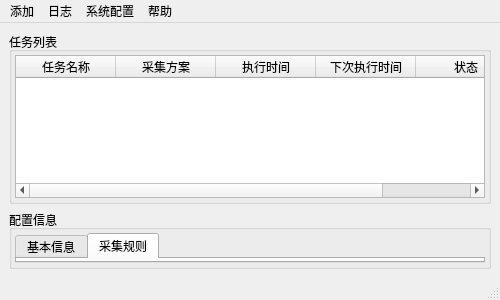
<?xml version="1.0" encoding="UTF-8"?>
<ui version="4.0">
 <class>MainWindow</class>
 <widget class="QMainWindow" name="MainWindow">
  <property name="geometry">
   <rect>
    <x>0</x>
    <y>0</y>
    <width>500</width>
    <height>300</height>
   </rect>
  </property>
  <property name="windowTitle">
   <string>MainWindow</string>
  </property>
  <widget class="QWidget" name="centralwidget">
   <layout class="QVBoxLayout" name="verticalLayout">
    <item>
     <layout class="QHBoxLayout" name="horizontalLayout">
      <item>
       <widget class="QGroupBox" name="groupBox">
        <property name="title">
         <string>任务列表</string>
        </property>
        <layout class="QVBoxLayout" name="verticalLayout_2">
         <property name="spacing">
          <number>2</number>
         </property>
         <property name="margin">
          <number>3</number>
         </property>
         <item>
          <widget class="QTableWidget" name="tableWidget">
           <column>
            <property name="text">
             <string>任务名称</string>
            </property>
           </column>
           <column>
            <property name="text">
             <string>采集方案</string>
            </property>
           </column>
           <column>
            <property name="text">
             <string>执行时间</string>
            </property>
           </column>
           <column>
            <property name="text">
             <string>下次执行时间</string>
            </property>
           </column>
           <column>
            <property name="text">
             <string>状态</string>
            </property>
           </column>
          </widget>
         </item>
        </layout>
       </widget>
      </item>
     </layout>
    </item>
    <item>
     <layout class="QHBoxLayout" name="horizontalLayout_2">
      <item>
       <widget class="QGroupBox" name="groupBox_2">
        <property name="title">
         <string>配置信息</string>
        </property>
        <layout class="QVBoxLayout" name="verticalLayout_3">
         <property name="spacing">
          <number>2</number>
         </property>
         <property name="margin">
          <number>3</number>
         </property>
         <item>
          <widget class="QTabWidget" name="tabWidget">
           <property name="currentIndex">
            <number>1</number>
           </property>
           <widget class="QWidget" name="tab">
            <attribute name="title">
             <string>基本信息</string>
            </attribute>
           </widget>
           <widget class="QWidget" name="tab_2">
            <attribute name="title">
             <string>采集规则</string>
            </attribute>
           </widget>
          </widget>
         </item>
        </layout>
       </widget>
      </item>
     </layout>
    </item>
   </layout>
  </widget>
  <widget class="QStatusBar" name="statusbar"/>
  <widget class="QMenuBar" name="menuBar">
   <property name="geometry">
    <rect>
     <x>0</x>
     <y>0</y>
     <width>500</width>
     <height>23</height>
    </rect>
   </property>
   <widget class="QMenu" name="menu">
    <property name="title">
     <string>添加</string>
    </property>
    <addaction name="action"/>
    <addaction name="action_3"/>
    <addaction name="separator"/>
    <addaction name="action_5"/>
   </widget>
   <widget class="QMenu" name="menu_2">
    <property name="title">
     <string>日志</string>
    </property>
    <addaction name="action_6"/>
    <addaction name="action_7"/>
   </widget>
   <widget class="QMenu" name="menu_3">
    <property name="title">
     <string>帮助</string>
    </property>
    <addaction name="action_8"/>
   </widget>
   <widget class="QMenu" name="menu_4">
    <property name="title">
     <string>系统配置</string>
    </property>
    <addaction name="action_9"/>
   </widget>
   <addaction name="menu"/>
   <addaction name="menu_2"/>
   <addaction name="menu_4"/>
   <addaction name="menu_3"/>
  </widget>
  <action name="action">
   <property name="text">
    <string>添加任务</string>
   </property>
  </action>
  <action name="action_3">
   <property name="text">
    <string>添加采集方案</string>
   </property>
  </action>
  <action name="action_5">
   <property name="text">
    <string>退出</string>
   </property>
  </action>
  <action name="action_6">
   <property name="text">
    <string>查看日志</string>
   </property>
  </action>
  <action name="action_7">
   <property name="text">
    <string>导出日志</string>
   </property>
  </action>
  <action name="action_8">
   <property name="text">
    <string>关于</string>
   </property>
  </action>
  <action name="action_9">
   <property name="text">
    <string>数据库配置</string>
   </property>
  </action>
 </widget>
 <resources/>
 <connections/>
</ui>
